Frame 1 (no input): blank canvas, image omitted
Frame 60 (no input): blank canvas, image omitted
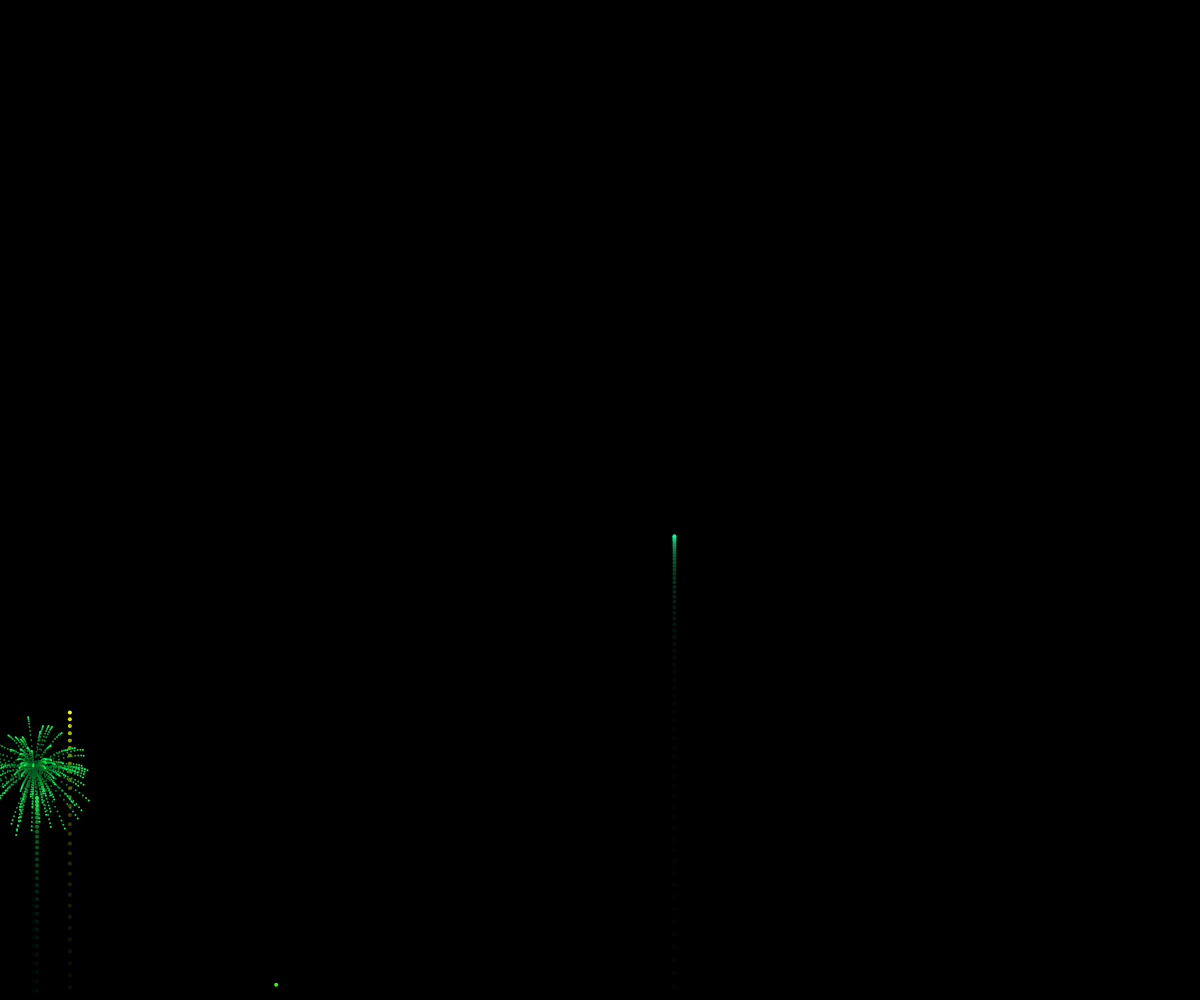
Frame 120 (the mouse pressed at the canvas centre since frame 60)

The p5.js sketch whose frames 1 and 60 were blank and that drew this single picture after the mouse press (run headless with seeded random() and noise() and a simulated clock; from frame 60 on, the mouse is pressed at the canvas centre):

// p5.js sketch
// ── sketch.js
var fireworks = [];
var gravity;
function setup(){
	      canvasWidth = window.innerWidth,
      canvasHeight = window.innerHeight;

  createCanvas(canvasWidth, canvasHeight);
  colorMode(HSB)
  gravity = createVector(0,0.2);
  stroke(255);
  strokeWeight(4);
  background(0);
}

function draw(){
	colorMode(RGB);
	background(0,0,0,25);
	if(random(1)<0.04){
	  fireworks.push(new Firework());
	}
	for(var i=fireworks.length-1;i>=0;i--){
		fireworks[i].update(); 
		fireworks[i].show();
		if(fireworks[i].done()){
			fireworks.splice(i,1);
		}
}
}

//-----------Particle-----------//

function Particle(x, y, hu, firework) {
  this.pos = createVector(x, y);
  this.firework = firework;
  this.lifespan = 255;
  this.hu = hu;
  this.acc = createVector(0, 0);

  if (this.firework) {
    this.vel = createVector(0, random(-8, -16));
  } else {
    this.vel = p5.Vector.random2D();
    this.vel.mult(random(2, 10));
  }

  this.applyForce = function(force) {
    this.acc.add(force);
  };

  this.update = function() {
    if (!this.firework) {
      this.vel.mult(0.9);
      this.lifespan -= 4;
    }

    this.vel.add(this.acc);
    this.pos.add(this.vel);
    this.acc.mult(0);
  };

  this.done = function() {
    if (this.lifespan < 0) {
      return true;
    } else {
      return false;
    }
  };

  this.show = function() {
    colorMode(HSB);

    if (!this.firework) {
      strokeWeight(2);
      stroke(hu, 255, 255, this.lifespan);
    } else {
      strokeWeight(4);
      stroke(hu, 255, 255);
    }

    point(this.pos.x, this.pos.y);
  }
}


//-----------Firework-----------//


function Firework() {
  this.hu = random(255);
  this.firework = new Particle(random(width), height, this.hu, true);
  this.exploded = false;
  this.particles = [];

  this.done = function() {
    if (this.exploded && this.particles.length === 0) {
      return true;
    } else {
      return false;
    }
  };

  this.update = function() {
    if (!this.exploded) {
      this.firework.applyForce(gravity);
      this.firework.update();

      if (this.firework.vel.y >= 0) {
        this.exploded = true;
        this.explode();
      }
    }

    for (var i = this.particles.length - 1; i >= 0; i--) {
      this.particles[i].applyForce(gravity);
      this.particles[i].update();

      if (this.particles[i].done()) {
        this.particles.splice(i, 1);
      }
    }
  };

  this.explode = function() {
    for (var i = 0; i < 100; i++) {
      var p = new Particle(
        this.firework.pos.x,
        this.firework.pos.y,
        this.hu,
        false
      );
      this.particles.push(p);
    }
  };

  this.show = function() {
    if (!this.exploded) {
      this.firework.show();
    }

    for (var i = 0; i < this.particles.length; i++) {
      this.particles[i].show();
    }
  }
}
